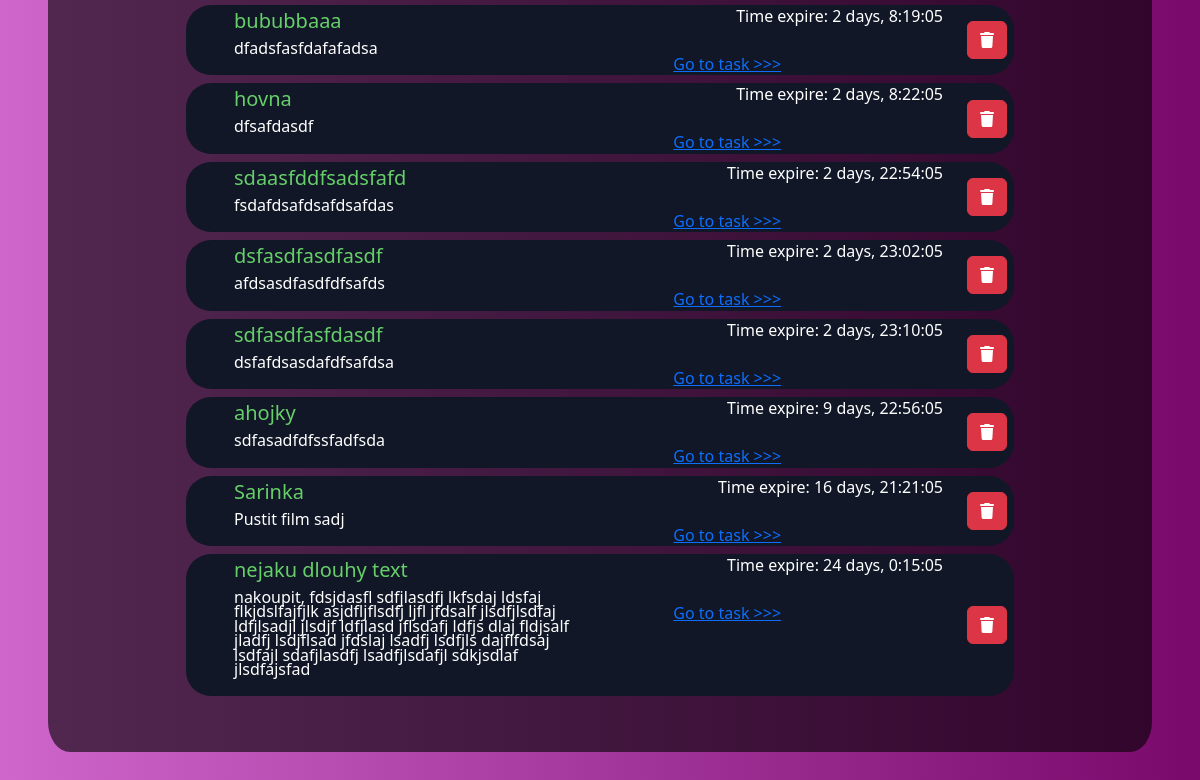
Before: / (lower part) with the older database file.
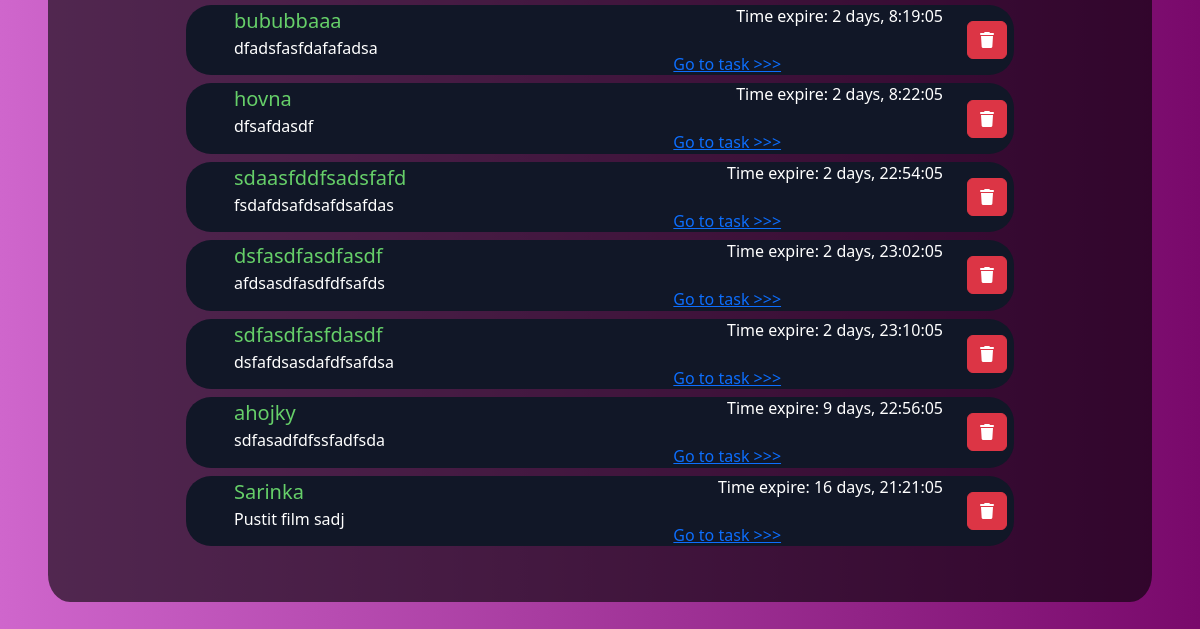
After: the same page with the newer database file.
### main/models.py (models this page shows, shortened)
class Task(models.Model):
    title = models.CharField(max_length=50)
    desc = models.CharField(max_length=500)
    complete = models.BooleanField(default=False)
    created = models.DateTimeField(auto_now_add=True)
    due = models.DateTimeField(auto_now_add=False, auto_now=False, blank=True, null=True)

### main/views.py (the view, shortened to what this page needs)
# urls.py: path('', views.index, name='index'),
def index(request):
    tasks = Task.objects.all()
    tasks = tasks.order_by('due')
    completed_tasks = tasks.filter(complete=True)
    incomplete_tasks = tasks.filter(complete=False)
    tasks = list(chain(incomplete_tasks, completed_tasks))
    current_time = datetime.datetime.now().astimezone(timezone.utc)
    for task in tasks:
        task.duration = task.due - current_time
    return render(request, 'index.html', {"tasks":tasks})

### main/templates/index.html (shortened to what this page needs)
{% extends 'base.html'%}
    {% block content%}
<div class="py-5 my-5 task-board">
    {% for task in tasks %}
      <div class="task-div py-1 my-2 w-75">
        <div class="row">
          <div class="col-11">
        <div class="row">
          <div class="col-6"><h5 class="color-text mx-5 text-start">{{task.title}}</h5></div>
          <div class="col-6">
          <p class="description-text text-end"> Time expire: {{ task.duration }}</p>
        </div>
        </div>
        <div class="row">
          <div class="col-7">
    <p class="description-text mx-5 text-start">{{task.desc}}</p>
  </div>
    <div class="col-3">
  <a href="/task/{{task.id}}">Go to task >>> </a>
</div>
</div>
</div>
<div class="col-1 d-flex align-items-center delete-button"><a class="btn btn-danger" href="{% url 'delete_task' task.id %}"><i class="fa-solid fa-trash"></i></a> </div>
  </div>
</div>
    {% endfor%}
</div>
</div>
</center>
    {% endblock content %}

Changed rows visible on the page:
removed Task: title "nejaku dlouhy text", duration "24 days, 0:15:05", desc "nakoupit, fdsjdasfl sdfjlasdfj lkfsdaj ldsfaj flkjdslfajfjlk asjdfljflsdfj ljfl jfdsalf jlsdfjlsdfaj ldfjlsadjl jlsdjf ldfjlasd jflsdafj ldfjs dlaj fldjsalf jladfj lsdjflsad jfdslaj lsadfj lsdfjls dajflfdsaj lsdfajl sdafjlasdfj lsadfjlsdafjl sdkjsdlaf jlsdfajsfad"
